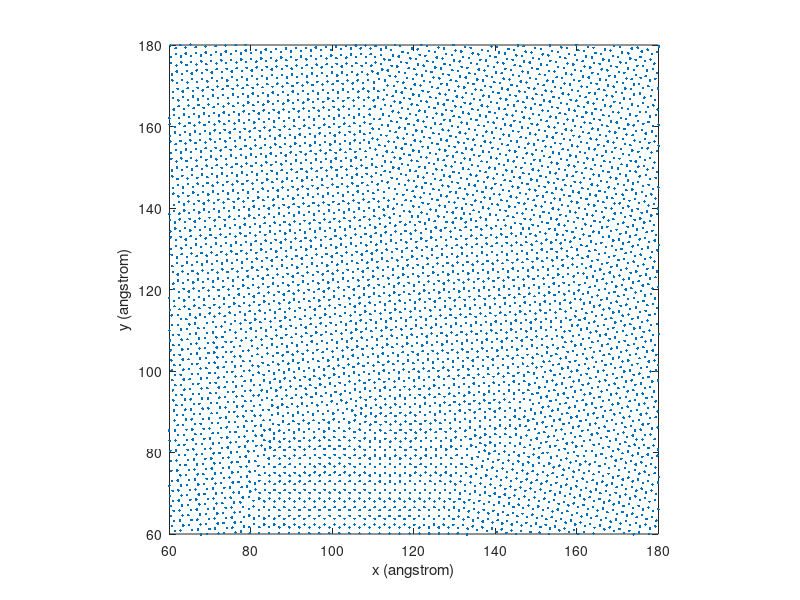

The MATLAB script that drew this image:
clear;close all;
fid=fopen("xy.txt");
N=sscanf(fgetl(fid),'%d');
box=sscanf(fgetl(fid),'%f',[1,2]);
xy=zeros(N,2);
for n=1:N
    xy(n,:)=sscanf(fgetl(fid),'%f',[1,2]);
end
figure;
plot(xy(:,1),xy(:,2),'.');
axis equal;
xlim([60,180]);
ylim([60,180]);
xlabel('x (angstrom)');
ylabel('y (angstrom)');
